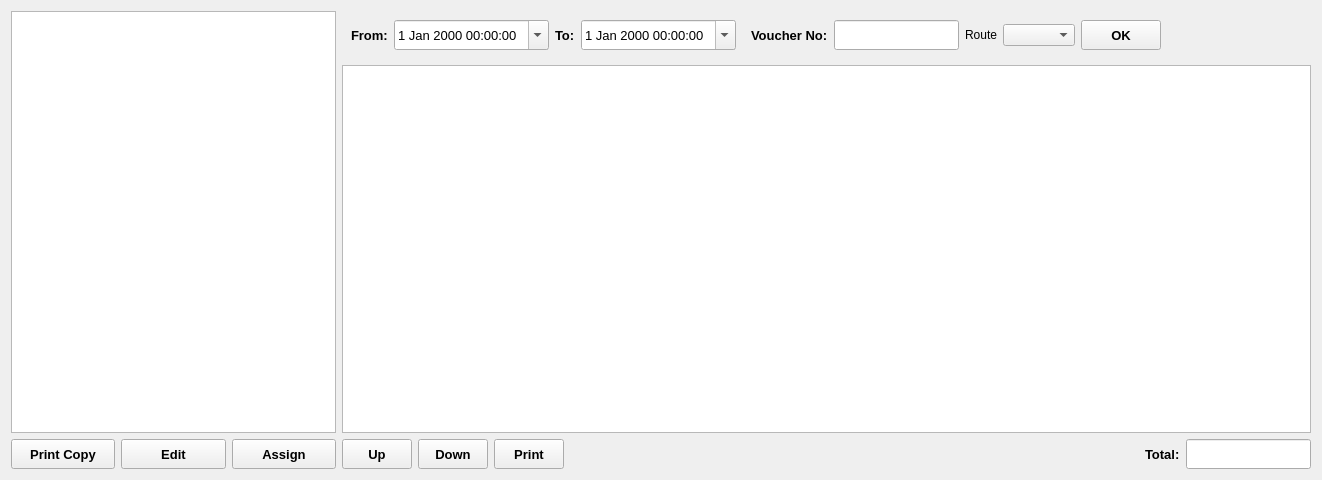
<?xml version="1.0" encoding="UTF-8"?>
<ui version="4.0">
 <class>RestaurantPendingDelivery</class>
 <widget class="QWidget" name="RestaurantPendingDelivery">
  <property name="geometry">
   <rect>
    <x>0</x>
    <y>0</y>
    <width>1322</width>
    <height>480</height>
   </rect>
  </property>
  <property name="windowTitle">
   <string>Form</string>
  </property>
  <layout class="QHBoxLayout" name="horizontalLayout_4" stretch="0,1">
   <item>
    <layout class="QVBoxLayout" name="verticalLayout_2">
     <item>
      <widget class="QTextEdit" name="textEdit">
       <property name="minimumSize">
        <size>
         <width>325</width>
         <height>0</height>
        </size>
       </property>
       <property name="maximumSize">
        <size>
         <width>325</width>
         <height>16777215</height>
        </size>
       </property>
       <property name="readOnly">
        <bool>true</bool>
       </property>
      </widget>
     </item>
     <item>
      <layout class="QHBoxLayout" name="horizontalLayout_2">
       <item>
        <widget class="QToolButton" name="copyButton">
         <property name="sizePolicy">
          <sizepolicy hsizetype="Expanding" vsizetype="Fixed">
           <horstretch>0</horstretch>
           <verstretch>0</verstretch>
          </sizepolicy>
         </property>
         <property name="minimumSize">
          <size>
           <width>0</width>
           <height>30</height>
          </size>
         </property>
         <property name="font">
          <font>
           <pointsize>10</pointsize>
           <bold>true</bold>
          </font>
         </property>
         <property name="text">
          <string>Print Copy</string>
         </property>
        </widget>
       </item>
       <item>
        <widget class="QToolButton" name="editButton">
         <property name="sizePolicy">
          <sizepolicy hsizetype="Expanding" vsizetype="Fixed">
           <horstretch>0</horstretch>
           <verstretch>0</verstretch>
          </sizepolicy>
         </property>
         <property name="minimumSize">
          <size>
           <width>0</width>
           <height>30</height>
          </size>
         </property>
         <property name="font">
          <font>
           <pointsize>10</pointsize>
           <bold>true</bold>
          </font>
         </property>
         <property name="text">
          <string>Edit</string>
         </property>
        </widget>
       </item>
       <item>
        <widget class="QToolButton" name="assignButton">
         <property name="sizePolicy">
          <sizepolicy hsizetype="Expanding" vsizetype="Fixed">
           <horstretch>0</horstretch>
           <verstretch>0</verstretch>
          </sizepolicy>
         </property>
         <property name="minimumSize">
          <size>
           <width>0</width>
           <height>30</height>
          </size>
         </property>
         <property name="font">
          <font>
           <pointsize>10</pointsize>
           <bold>true</bold>
          </font>
         </property>
         <property name="text">
          <string>Assign</string>
         </property>
        </widget>
       </item>
      </layout>
     </item>
    </layout>
   </item>
   <item>
    <layout class="QVBoxLayout" name="verticalLayout">
     <item>
      <layout class="QHBoxLayout" name="horizontalLayout_5" stretch="0,0,0,0,0,0,1">
       <item>
        <widget class="QWidget" name="dateWidget" native="true">
         <layout class="QHBoxLayout" name="horizontalLayout_3">
          <item>
           <widget class="QLabel" name="fromDateLabel">
            <property name="font">
             <font>
              <pointsize>10</pointsize>
              <bold>true</bold>
             </font>
            </property>
            <property name="text">
             <string>From:</string>
            </property>
           </widget>
          </item>
          <item>
           <widget class="QDateTimeEdit" name="fromDateDateTimeEdit">
            <property name="minimumSize">
             <size>
              <width>0</width>
              <height>30</height>
             </size>
            </property>
            <property name="font">
             <font>
              <pointsize>10</pointsize>
             </font>
            </property>
            <property name="calendarPopup">
             <bool>true</bool>
            </property>
           </widget>
          </item>
          <item>
           <widget class="QLabel" name="toDateLabel">
            <property name="font">
             <font>
              <pointsize>10</pointsize>
              <bold>true</bold>
             </font>
            </property>
            <property name="text">
             <string>To:</string>
            </property>
           </widget>
          </item>
          <item>
           <widget class="QDateTimeEdit" name="toDateDateTimeEdit">
            <property name="minimumSize">
             <size>
              <width>0</width>
              <height>30</height>
             </size>
            </property>
            <property name="font">
             <font>
              <pointsize>10</pointsize>
             </font>
            </property>
            <property name="calendarPopup">
             <bool>true</bool>
            </property>
           </widget>
          </item>
         </layout>
        </widget>
       </item>
       <item>
        <widget class="QLabel" name="voucherNoLabel">
         <property name="font">
          <font>
           <pointsize>10</pointsize>
           <bold>true</bold>
          </font>
         </property>
         <property name="text">
          <string>Voucher No:</string>
         </property>
        </widget>
       </item>
       <item>
        <widget class="QLineEdit" name="voucherNoLineEdit">
         <property name="minimumSize">
          <size>
           <width>0</width>
           <height>30</height>
          </size>
         </property>
         <property name="font">
          <font>
           <pointsize>10</pointsize>
          </font>
         </property>
        </widget>
       </item>
       <item>
        <widget class="QLabel" name="label">
         <property name="text">
          <string>Route</string>
         </property>
        </widget>
       </item>
       <item>
        <widget class="QComboBox" name="routeComboBox"/>
       </item>
       <item>
        <widget class="QPushButton" name="OKButton">
         <property name="minimumSize">
          <size>
           <width>0</width>
           <height>30</height>
          </size>
         </property>
         <property name="font">
          <font>
           <pointsize>10</pointsize>
           <bold>true</bold>
          </font>
         </property>
         <property name="text">
          <string>OK</string>
         </property>
        </widget>
       </item>
       <item>
        <spacer name="horizontalSpacer_3">
         <property name="orientation">
          <enum>Qt::Horizontal</enum>
         </property>
         <property name="sizeHint" stdset="0">
          <size>
           <width>40</width>
           <height>20</height>
          </size>
         </property>
        </spacer>
       </item>
      </layout>
     </item>
     <item>
      <widget class="QTableView" name="tableView"/>
     </item>
     <item>
      <layout class="QHBoxLayout" name="horizontalLayout" stretch="0,0,0,1,0,0">
       <item>
        <widget class="QToolButton" name="upButton">
         <property name="minimumSize">
          <size>
           <width>70</width>
           <height>30</height>
          </size>
         </property>
         <property name="font">
          <font>
           <pointsize>10</pointsize>
           <bold>true</bold>
          </font>
         </property>
         <property name="text">
          <string>Up</string>
         </property>
        </widget>
       </item>
       <item>
        <widget class="QToolButton" name="downButton">
         <property name="minimumSize">
          <size>
           <width>70</width>
           <height>30</height>
          </size>
         </property>
         <property name="font">
          <font>
           <pointsize>10</pointsize>
           <bold>true</bold>
          </font>
         </property>
         <property name="text">
          <string>Down</string>
         </property>
        </widget>
       </item>
       <item>
        <widget class="QToolButton" name="printButton">
         <property name="minimumSize">
          <size>
           <width>70</width>
           <height>30</height>
          </size>
         </property>
         <property name="font">
          <font>
           <pointsize>10</pointsize>
           <bold>true</bold>
          </font>
         </property>
         <property name="text">
          <string>Print</string>
         </property>
        </widget>
       </item>
       <item>
        <spacer name="horizontalSpacer">
         <property name="orientation">
          <enum>Qt::Horizontal</enum>
         </property>
         <property name="sizeHint" stdset="0">
          <size>
           <width>40</width>
           <height>20</height>
          </size>
         </property>
        </spacer>
       </item>
       <item>
        <widget class="QLabel" name="totalLabel">
         <property name="font">
          <font>
           <pointsize>10</pointsize>
           <bold>true</bold>
          </font>
         </property>
         <property name="text">
          <string>Total:</string>
         </property>
        </widget>
       </item>
       <item>
        <widget class="QLineEdit" name="totalLineEdit">
         <property name="minimumSize">
          <size>
           <width>0</width>
           <height>30</height>
          </size>
         </property>
         <property name="font">
          <font>
           <pointsize>10</pointsize>
          </font>
         </property>
        </widget>
       </item>
      </layout>
     </item>
    </layout>
   </item>
  </layout>
 </widget>
 <resources/>
 <connections/>
</ui>
